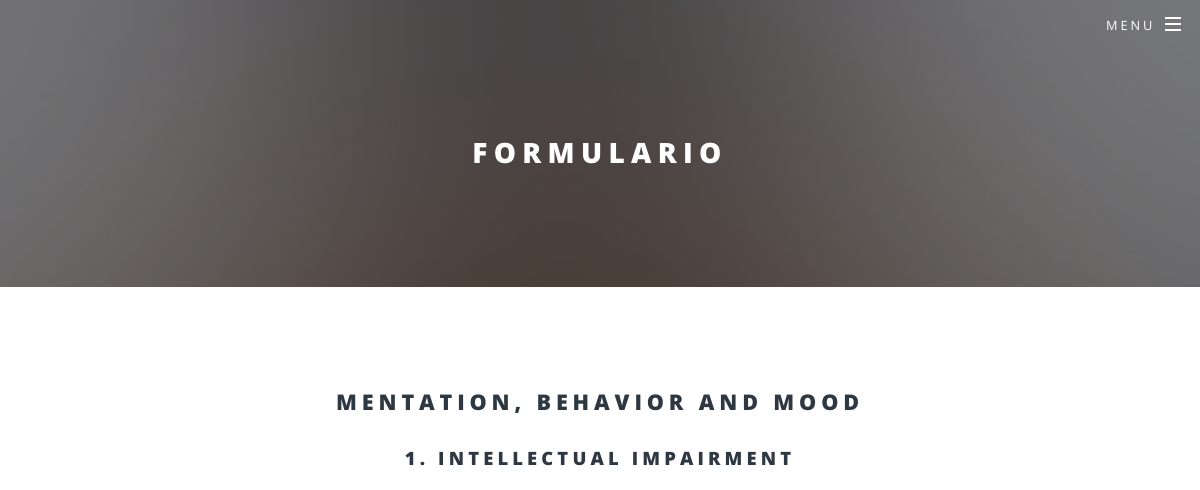
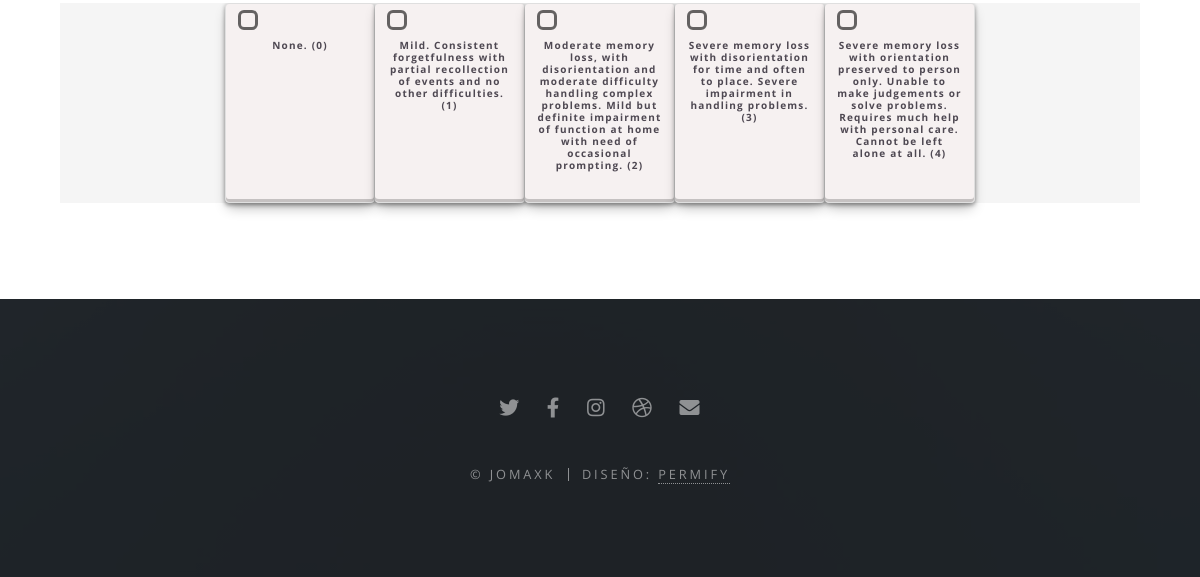
/formulario/, run on an earlier commit of the app's database (2 pictures, top to bottom).
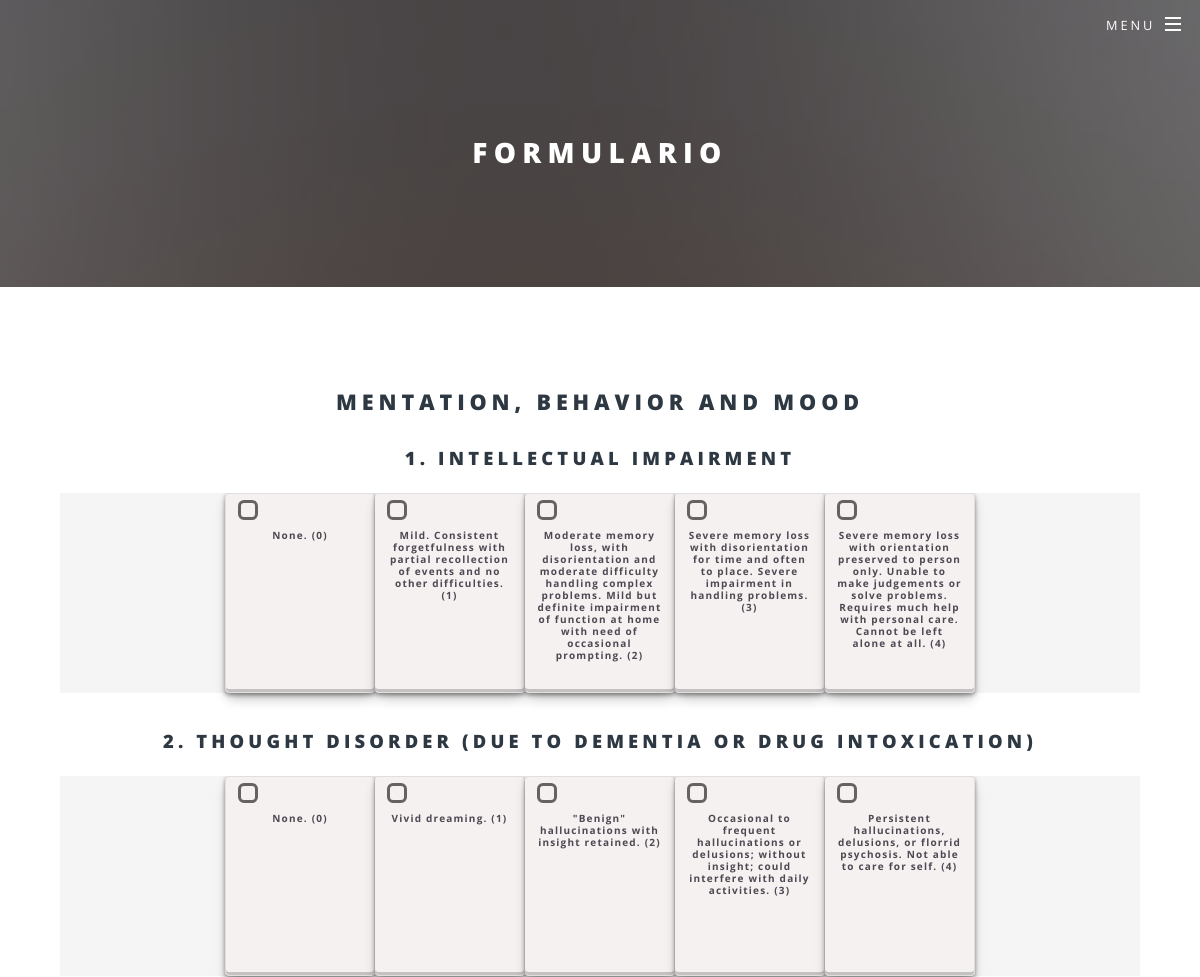
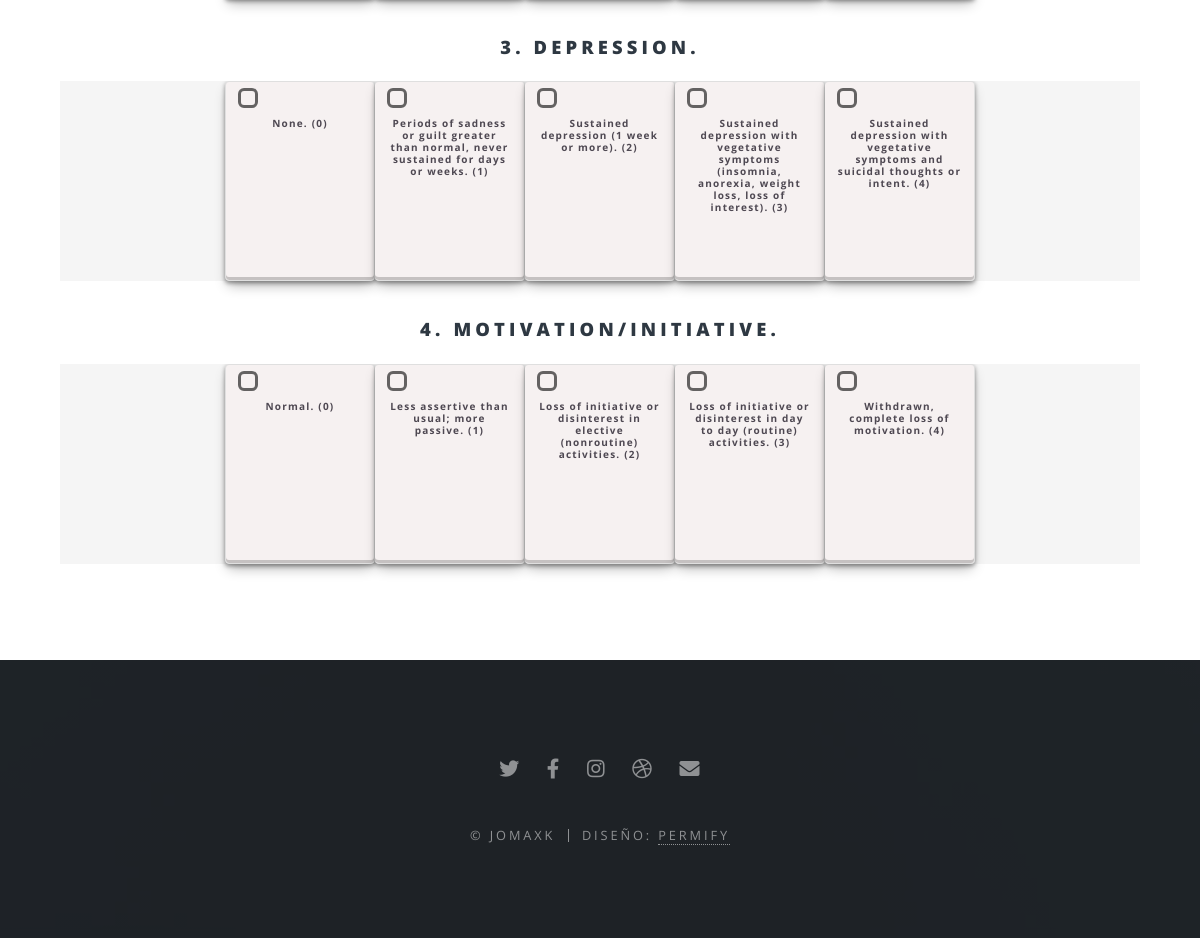
And on a later commit of the database (2 pictures, top to bottom).
### parkinson/models.py (models this page shows, shortened)
class CREACION_MODULO_MBM(models.Model):
    id_mbm=models.AutoField(primary_key=True)
    s_modulo=models.CharField(max_length=240,verbose_name="Subtitulo 1  del Modulo")
    nombre_check=models.CharField(max_length=240, verbose_name="Nombre de Modulo 0", default="")
    nombre_check1=models.CharField(max_length=240,verbose_name="Nombre de Modulo 1", default="")
    nombre_check2=models.CharField(max_length=240,verbose_name="Nombre de Modulo 2", default="")
    nombre_check3=models.CharField(max_length=240,verbose_name="Nombre de Modulo 3", default="")
    nombre_check4=models.CharField(max_length=240,verbose_name="Nombre de Modulo 4", default="")
    n_check=models.IntegerField(verbose_name="Numero de Checkbox")
    score_m=models.IntegerField(verbose_name="Score de Modulo")
    i_m=models.IntegerField(verbose_name="Interaccion de Modulo")
    class Meta:
        ordering = ['id_mbm']

### parkinson/views.py (the view)
# urls.py: path('formulario/', formulario ,  name="formulario"),
def formulario(request):
    creacionmodulo =  CREACION_MODULO_MBM.objects.filter().order_by('id_mbm')
    contexto=  {
        'creacionmodulos':creacionmodulo}
    return render(request,"formulario.html", contexto)

### parkinson/templates/formulario.html (shortened to what this page needs)
{% extends 'base.html' %}
{% load static %}
{% block contenido%}
	    <header id="header" class="alt">
			<nav id="nav">
				<ul>
					<li class="special">
						<a href="#menu" class="menuToggle"><span>Menu</span></a>
					</li>
				</ul>
			</nav>
		</header>
		<article id="main">
			<header>
				<h2>Formulario</h2>
			</header>
			<section class="wrapper style5" >
				<div class="inner">
					<h2 class="titulo" >MENTATION, BEHAVIOR AND MOOD</h2>
					{% for creacionmodulo in creacionmodulos  %}
					<div>
						<h3 class="subtitulo">
							{{creacionmodulo.s_modulo}}
						</h3>
						<div class="table-wrapper">
							<form method="post">
								<table class="alt">
									<tbody  class="subtitulo">
										<tr >
											<td class="btn btn-btn-custom" >
												<label  >
													<span class="checkbox"></span>
												</label>
												{{creacionmodulo.nombre_check}}
											</td>
											<td class="btn btn-btn-custom" >
												<label   >
													<span class="checkbox"></span>
												</label>
												{{creacionmodulo.nombre_check1}}
											</td>
											<td class="btn btn-btn-custom" >
												<label   >
													<span class="checkbox"></span>
												</label>
												{{creacionmodulo.nombre_check2}}
											</td>
											<td class="btn btn-btn-custom" >
												<label   >
													<span class="checkbox"></span>
												</label>
												{{creacionmodulo.nombre_check3}}
											</td>
											<td class="btn btn-btn-custom">
												<label  >
													<span class="checkbox"></span>
												</label>
												{{creacionmodulo.nombre_check4}}
											</td>
										</tr>
									</tbody>
								</table>
						    </form>
						</div>
					</div>
					{% endfor %}
				</div>
			</section>
		</article>
{%  endblock %}

### parkinson/templates/base.html (shortened to what this page needs)
<!DOCTYPE HTML>
<html>
	<head>
        {% load static %}
		<link rel="stylesheet" href="{% static 'css/main.css'%}" />
		<link rel="stylesheet" href="{% static 'css/modulo.css'%}" />
	</head>
	<body class="landing is-preload">
			<div id="page-wrapper">
					{% block contenido%}
					{%  endblock %}
                    <footer id="footer">
                        <ul class="icons">
                            <li><a href="#" class="icon brands fa-twitter"><span class="label">Twitter</span></a></li>
                            <li><a href="#" class="icon brands fa-facebook-f"><span class="label">Facebook</span></a></li>
                            <li><a href="#" class="icon brands fa-instagram"><span class="label">Instagram</span></a></li>
                            <li><a href="#" class="icon brands fa-dribbble"><span class="label">Dribbble</span></a></li>
                            <li><a href="#" class="icon solid fa-envelope"><span class="label">Email</span></a></li>
                        </ul>
                        <ul class="copyright">
                            <li>&copy; JOMAXK </li><li>Diseño: <a href="#">Permify</a></li>
                        </ul>
                    </footer>
			</div>
			{% block scripts  %}
			{% load static %}
			{%  endblock %}
	</body>
</html>

What changed in the data, as far as the page shows it:
added CREACION_MODULO_MBM: s_modulo "2. THOUGHT DISORDER (DUE TO DEMENTIA OR DRUG INTOXICATION)", nombre_check "None. (0)", nombre_check1 "Vivid dreaming. (1)", nombre_check2 "\"Benign\" hallucinations with insight retained. (2)", nombre_check3 "Occasional to frequent hallucinations or delusions; without insight; could interfere with daily activities. (3)", nombre_check4 "Persistent hallucinations, delusions, or florrid psychosis. Not able to care for self. (4)"
added CREACION_MODULO_MBM: s_modulo "3. DEPRESSION.", nombre_check "None. (0)", nombre_check1 "Periods of sadness or guilt greater than normal, never sustained for days or weeks. (1)", nombre_check2 "Sustained depression (1 week or more). (2)", nombre_check3 "Sustained depression with vegetative symptoms (insomnia, anorexia, weight loss, loss of interest). (3)", nombre_check4 "Sustained depression with vegetative symptoms and suicidal thoughts or intent. (4)"
added CREACION_MODULO_MBM: s_modulo "4. MOTIVATION/INITIATIVE.", nombre_check "Normal. (0)", nombre_check1 "Less assertive than usual; more passive. (1)", nombre_check2 "Loss of initiative or disinterest in elective (nonroutine) activities. (2)", nombre_check3 "Loss of initiative or disinterest in day to day (routine) activities. (3)", nombre_check4 "Withdrawn, complete loss of motivation. (4)"
